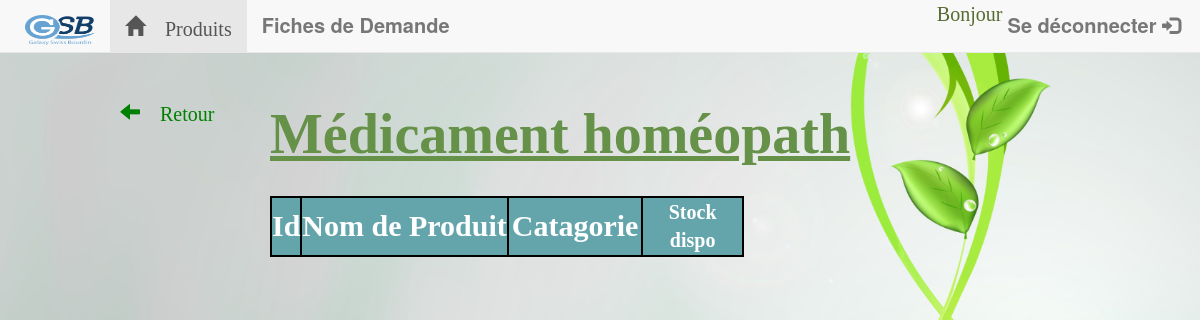
Before: /stock-homeopath.php with the older database file.
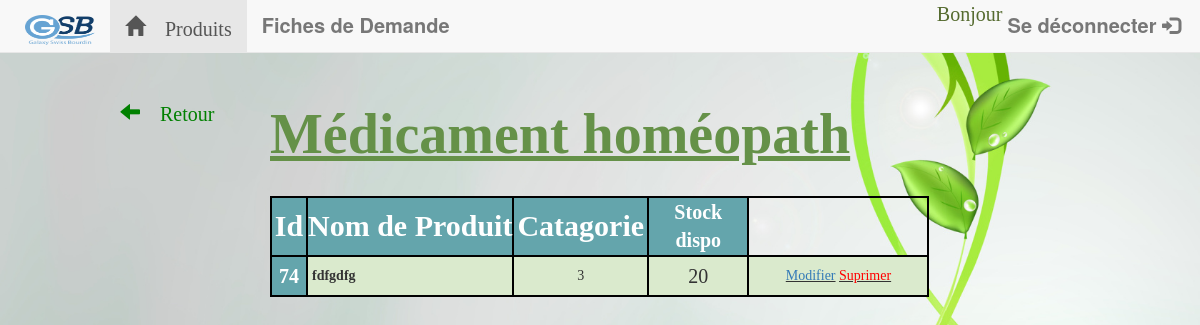
After: the same page with the newer database file.
### tables this page shows
CREATE TABLE `produits` (
  `id_prd` int(11) NOT NULL,
  `prd_nom` varchar(255) NOT NULL,
  `prd_cat` int(11) NOT NULL,
  `stk_dispo` int(11) NOT NULL,
  `stk_min` int(11) NOT NULL,
  `stk_max` int(11) NOT NULL
);

### stock-homeopath.php (the view, shortened to what this page needs)
<!DOCTYPE html>
<html>
<head>
<link rel="stylesheet" type="text/css" href="index.css">
<link rel="stylesheet" href="bootstrap/css/bootstrap.min.css">
</head>
<body style="position: relative; margin-left: auto;margin-right: auto;text-align: left; width: 55%; background-image: url('img/plante1.jpg');
  background-repeat: no-repeat;
  background-attachment:fixed;">
	<a href="paccueil.php"><span class="glyphicon glyphicon-arrow-left" style="margin-left: -150px; font-size: 20px; color: green;"> Retour</span></a>
	<div class="containe">
		<h1 style="color: #659148; font-weight: bold;margin-top: -20px;font-family: serif;font-size: 400%;"><u>Médicament homéopath</u></h1></br>
		<table id="tabStk" style="border-style: solid; border-width: 2px; border-color: black; font-family: serif;">
			<thead >
				<tr style="background-color: #64A5AC; color: white;font-size: 30px;">
					<th style='border-style: solid; border-width: 2px; border-color: black;text-align: center;'>Id</th>
					<th style='border-style: solid; border-width: 2px; border-color: black;text-align: center;>'>Nom de Produit</th>
					<th style='border-style: solid; border-width: 2px; border-color: black;text-align: center;padding-left: 3px;padding-right: 3px;>'> Catagorie</th>
					<th style='border-style: solid; border-width: 2px; border-color: black;text-align: center; font-size: 20px; padding-left: 2%;padding-right: 2%;width: 15%>'>Stock dispo</th>
				</tr>
			</thead >
			<tbody style="border-style: solid; border-width: 2px; border-color: black; text-align: justify-all;">
			<?php
				include("entete.php");
				include("connecBDD.php");
			$reponse = $bdd->query('SELECT * FROM produits');
			$reponse->execute(array(1));
			while($donnees = $reponse ->fetch()){
				$tab[]=$donnees;
			}
			foreach ($tab as $key=>$value) {
				  if($value['prd_cat']=="3"){
				?>
				<tr>
					<td  style="border-style: solid; border-width: 2px; border-color: black; text-align: center;background-color: #64A5AC; font-weight: bold;padding-left: 7px;padding-right: 7px;color: white;padding-top: 5px;padding-bottom: 5px; font-size: 20px;">
					<?php echo $value['id_prd'];?>
					</td>
					<td style="border-style: solid; border-width: 2px; border-color: black;padding-left: 4px;text-align: justify-all;font-weight: bold;background-color: #DAEACD;">
					<?php echo $value['prd_nom'];?>
					</td>
					<td style="border-style: solid; border-width: 2px; border-color: black; text-align: center;margin-right: 3px;background-color: #DAEACD;">
					<?php echo $value['prd_cat'];?>
					</td>
					<td style="border-style: solid; border-width: 2px; border-color: black; text-align: center;margin-right: 3px;background-color: #DAEACD; font-size: 20px;">
					<?php echo $value['stk_dispo'];?>
					</td>
					<td style="border-style: solid; border-width: 2px; border-color: black; text-align: center;margin-right: 3px;background-color: #DAEACD; font-size: 14px; width: 180px;">
					<?php echo "<u><a href='modif.php?id=" . $value['id_prd']."' name='modif'>Modifier</a></u>"; ?>
					<?php echo "<u><a href='supp.php?id=" . $value['id_prd']."' name='supp' style='color: RED;' onclick='Supp(this.href); return(false);'>Suprimer</a></u>"; ?>
					</td>
				</tr>
			<?php
			}
			}
			?>
			</tbody>
		</table>
	</div>
</body>
</html>

Changed rows visible on the page:
added produits: id_prd "74", prd_nom "fdfgdfg", prd_cat "3", stk_dispo "20"
